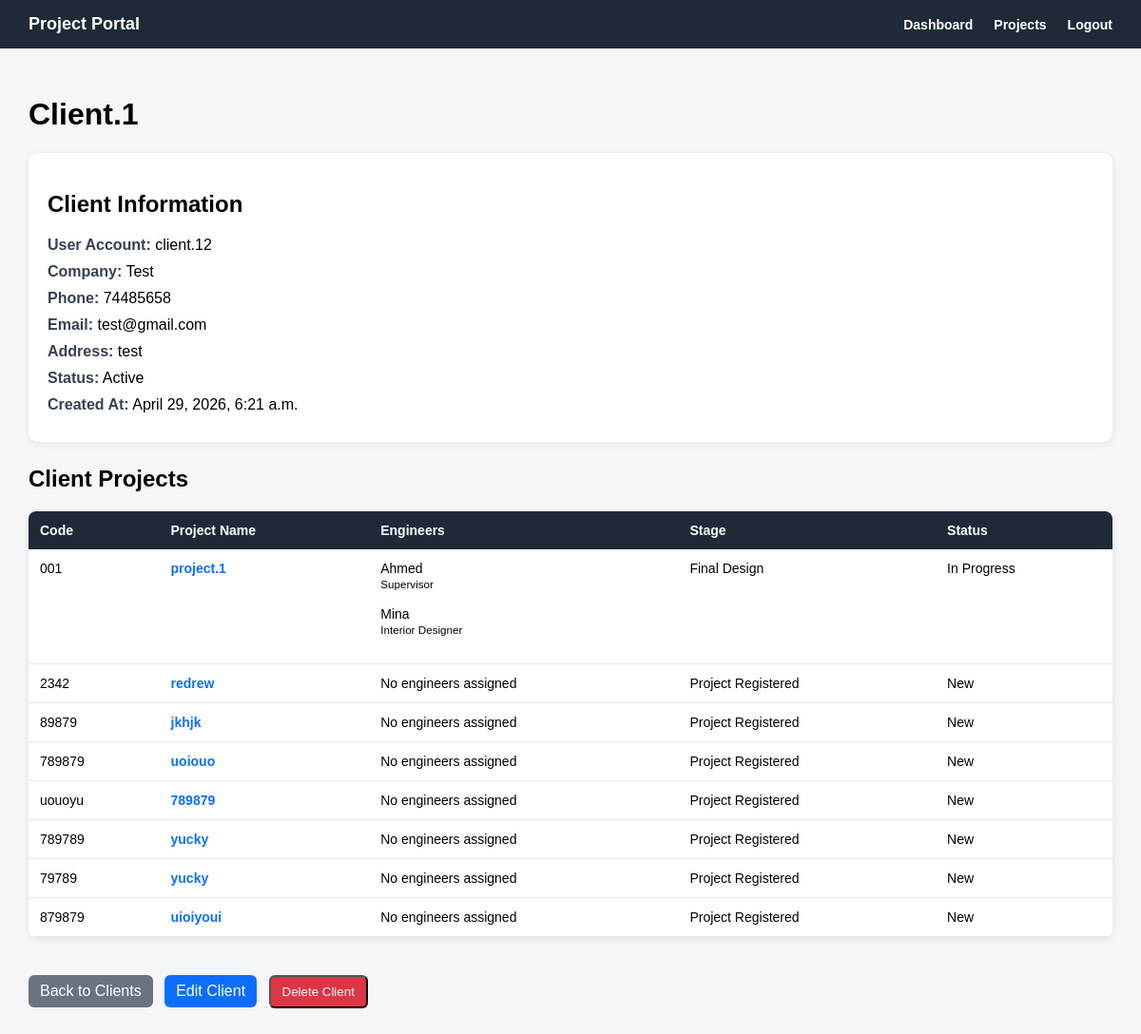
Screenshot of /clients/2/ (signed in) with the database file from the repository.
### clients/models.py (models this page shows, shortened)
class Client(models.Model):
    user = models.OneToOneField(
        settings.AUTH_USER_MODEL,
        on_delete=models.CASCADE,
        related_name='client_profile',
        blank=True,
        null=True
    )
    client_name = models.CharField(max_length=150)
    company_name = models.CharField(max_length=150, blank=True, null=True)
    phone = models.CharField(max_length=30)
    email = models.EmailField(blank=True, null=True)
    address = models.TextField(blank=True, null=True)
    is_active = models.BooleanField(default=True)
    created_at = models.DateTimeField(auto_now_add=True)

### accounts/models.py (models this page shows)
class User(AbstractUser):
    class Role(models.TextChoices):
        ADMIN = 'ADMIN', 'Admin'
        ENGINEER = 'ENGINEER', 'Engineer'
        CLIENT = 'CLIENT', 'Client'
    role = models.CharField(
        max_length=20,
        choices=Role.choices,
        default=Role.CLIENT
    )

### projects/models.py (models this page shows, shortened)
class Project(models.Model):
    class Status(models.TextChoices):
        NEW = 'NEW', 'New'
        IN_PROGRESS = 'IN_PROGRESS', 'In Progress'
        WAITING_CLIENT = 'WAITING_CLIENT', 'Waiting Client'
        COMPLETED = 'COMPLETED', 'Completed'
        CANCELLED = 'CANCELLED', 'Cancelled'
    class Stage(models.TextChoices):
        PROJECT_REGISTERED = 'PROJECT_REGISTERED', 'Project Registered'
        REQUIREMENTS_COLLECTED = 'REQUIREMENTS_COLLECTED', 'Requirements Collected'
        SITE_VISIT = 'SITE_VISIT', 'Site Visit'
        CONCEPT_DESIGN = 'CONCEPT_DESIGN', 'Concept Design'
        CLIENT_REVIEW = 'CLIENT_REVIEW', 'Client Review'
        REVISIONS = 'REVISIONS', 'Revisions'
        FINAL_DESIGN = 'FINAL_DESIGN', 'Final Design'
        DRAWINGS_PREPARATION = 'DRAWINGS_PREPARATION', 'Drawings Preparation'
        MUNICIPALITY_SUBMISSION = 'MUNICIPALITY_SUBMISSION', 'Municipality Submission'
        APPROVAL_STAGE = 'APPROVAL_STAGE', 'Approval Stage'
        SUPERVISION_EXECUTION = 'SUPERVISION_EXECUTION', 'Supervision / Execution'
        COMPLETED = 'COMPLETED', 'Completed'
    project_name = models.CharField(max_length=200)
    project_code = models.CharField(max_length=50, unique=True)
    client = models.ForeignKey(
        Client,
        on_delete=models.CASCADE,
        related_name='projects'
    )
    assigned_engineers = models.ManyToManyField(
        Engineer,
        blank=True,
        related_name='projects'
    )
    project_type = models.CharField(max_length=100, blank=True, null=True)
    location = models.CharField(max_length=200, blank=True, null=True)
    start_date = models.DateField(blank=True, null=True)
    expected_end_date = models.DateField(blank=True, null=True)
    current_stage = models.CharField(
        max_length=50,
        choices=Stage.choices,
        default=Stage.PROJECT_REGISTERED
    )
    status = models.CharField(
        max_length=30,
        choices=Status.choices,
        default=Status.NEW
    )
    description = models.TextField(blank=True, null=True)
    created_at = models.DateTimeField(auto_now_add=True)

### engineers/models.py (models this page shows, shortened)
class Engineer(models.Model):
    class Department(models.TextChoices):
        INTERIOR_DESIGNER = 'INTERIOR_DESIGNER', 'Interior Designer'
        MECHANICAL_ENGINEER = 'MECHANICAL_ENGINEER', 'Mechanical Engineer'
        ELECTRICAL_ENGINEER = 'ELECTRICAL_ENGINEER', 'Electrical Engineer'
        SUPERVISOR = 'SUPERVISOR', 'Supervisor'
        ARCHITECT = 'ARCHITECT', 'Architect'
    user = models.OneToOneField(
        settings.AUTH_USER_MODEL,
        on_delete=models.CASCADE,
        related_name='engineer_profile'
    )
    engineer_name = models.CharField(max_length=150)
    department = models.CharField(
        max_length=50,
        choices=Department.choices,
        blank=True,
        null=True
    )
    phone = models.CharField(max_length=30, blank=True, null=True)
    email = models.EmailField(blank=True, null=True)
    specialization = models.CharField(max_length=150, blank=True, null=True)
    is_active = models.BooleanField(default=True)
    created_at = models.DateTimeField(auto_now_add=True)

### clients/views.py (the view)
# urls.py: path('<int:pk>/', client_detail_view, name='client_detail'),
@login_required
def client_detail_view(request, pk):
    if request.user.role != 'ADMIN':
        client = None
        projects = []
    else:
        client = get_object_or_404(Client, pk=pk)
        projects = client.projects.all()
    return render(request, 'clients/client_detail.html', {
        'client': client,
        'projects': projects,
    })

### templates/clients/client_detail.html (shortened to what this page needs)
{% extends 'base.html' %}
{% block content %}
{% if client %}
    <h1>{{ client.client_name }}</h1>
    <div class="card">
        <h2>Client Information</h2>
        <div class="info-row">
            <span class="label">User Account:</span>
            {% if client.user %}
                {{ client.user.username }}
            {% else %}
                No user linked
            {% endif %}
        </div>
        <div class="info-row">
            <span class="label">Company:</span>
            {{ client.company_name }}
        </div>
        <div class="info-row">
            <span class="label">Phone:</span>
            {{ client.phone }}
        </div>
        <div class="info-row">
            <span class="label">Email:</span>
            {{ client.email }}
        </div>
        <div class="info-row">
            <span class="label">Address:</span>
            {{ client.address }}
        </div>
        <div class="info-row">
            <span class="label">Status:</span>
            {% if client.is_active %}
                Active
            {% else %}
                Inactive
            {% endif %}
        </div>
        <div class="info-row">
            <span class="label">Created At:</span>
            {{ client.created_at }}
        </div>
    </div>
    <h2>Client Projects</h2>
    {% if projects %}
        <table class="projects-table">
            <tr>
                <th>Code</th>
                <th>Project Name</th>
                <th>Engineers</th>
                <th>Stage</th>
                <th>Status</th>
            </tr>
            {% for project in projects %}
                <tr>
                    <td>{{ project.project_code }}</td>
                    <td>
                        <a href="{% url 'projects:project_detail' project.pk %}">
                            {{ project.project_name }}
                        </a>
                    </td>
                    <td>
                        {% for engineer in project.assigned_engineers.all %}
                            {{ engineer.engineer_name }}
                            {% if engineer.department %}
                                <br>
                                <small>{{ engineer.get_department_display }}</small>
                            {% endif %}
                            <br><br>
                        {% empty %}
                            No engineers assigned
                        {% endfor %}
                    </td>
                    <td>{{ project.get_current_stage_display }}</td>
                    <td>{{ project.get_status_display }}</td>
                </tr>
            {% endfor %}
        </table>
    {% else %}
        <p>No projects found for this client.</p>
    {% endif %}
{% else %}
    <h1>Access Denied</h1>
    <p>You do not have permission to view this client.</p>
{% endif %}
<div style="margin-top: 20px;">
    <a href="{% url 'clients:client_list' %}" class="btn">
        Back to Clients
    </a>
    {% if request.user.role == 'ADMIN' and client %}
        <a href="{% url 'clients:client_edit' client.pk %}" class="btn" style="background: #0d6efd; margin-left: 8px;">
            Edit Client
        </a>
        <form method="post"
              action="{% url 'clients:client_delete' client.pk %}"
              style="display: inline;"
              onsubmit="return confirm('Are you sure you want to delete this client?');">
            <button type="submit" class="btn" style="background: #dc3545; margin-left: 8px;">
                Delete Client
            </button>
        </form>
    {% endif %}
</div>
{% endblock %}

### templates/base.html (style rules this page uses)
body { margin: 0; font-family: Arial, sans-serif; background: #f4f6f8; }

### templates/clients/client_detail.html (style rules this page uses)
.card { background: white; padding: 20px; border-radius: 10px; box-shadow: 0 2px 8px rgba(0, 0, 0, 0.08); margin-bottom: 25px; }
.info-row { margin-bottom: 10px; }
.label { font-weight: bold; color: #374151; }
.projects-table { width: 100%; border-collapse: collapse; background: white; border-radius: 8px; overflow: hidden; box-shadow: 0 2px 8px rgba(0, 0, 0, 0.08); }
.projects-table th { background: #1f2937; color: white; text-align: left; padding: 12px; font-size: 14px; }
.projects-table td { padding: 12px; border-bottom: 1px solid #e5e7eb; vertical-align: top; font-size: 14px; }
.projects-table a { color: #0d6efd; font-weight: bold; text-decoration: none; }
.btn { display: inline-block; background: #6b7280; color: white; padding: 8px 12px; border-radius: 6px; text-decoration: none; margin-top: 20px; }

### rows the page displays
Client: client_name "Client.1", user.username "client.12", company_name "Test", phone "74485658", email "test@gmail.com", address "test", created_at "April 29, 2026, 6:21 a.m."
Project: project_code "001", project_name "project.1", current_stage "Final Design", status "In Progress"
Engineer: engineer_name "Ahmed", department "Supervisor"
Engineer: engineer_name "Mina", department "Interior Designer"
Project: project_code "2342", project_name "redrew", current_stage "Project Registered", status "New"
Project: project_code "89879", project_name "jkhjk", current_stage "Project Registered", status "New"
Project: project_code "789879", project_name "uoiouo", current_stage "Project Registered", status "New"
Project: project_code "uouoyu", project_name "789879", current_stage "Project Registered", status "New"
Project: project_code "789789", project_name "yucky", current_stage "Project Registered", status "New"
Project: project_code "79789", project_name "yucky", current_stage "Project Registered", status "New"
Project: project_code "879879", project_name "uioiyoui", current_stage "Project Registered", status "New"
